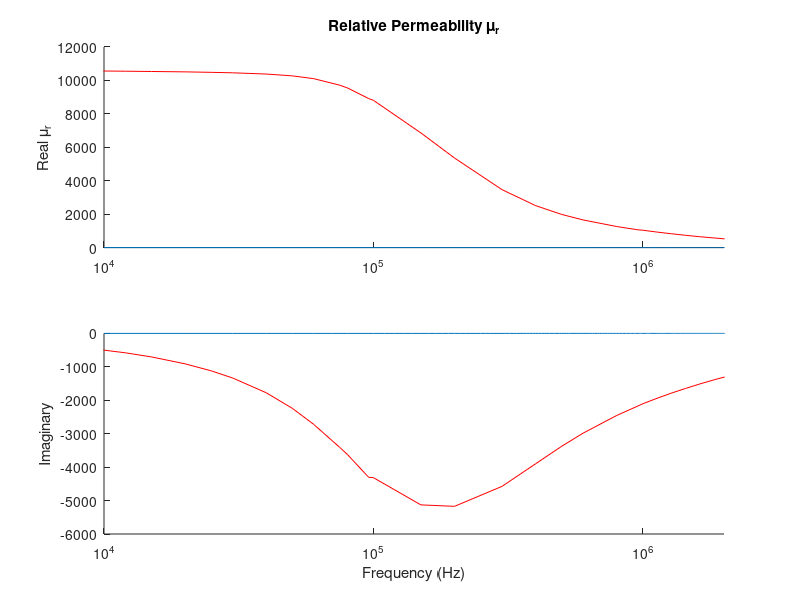
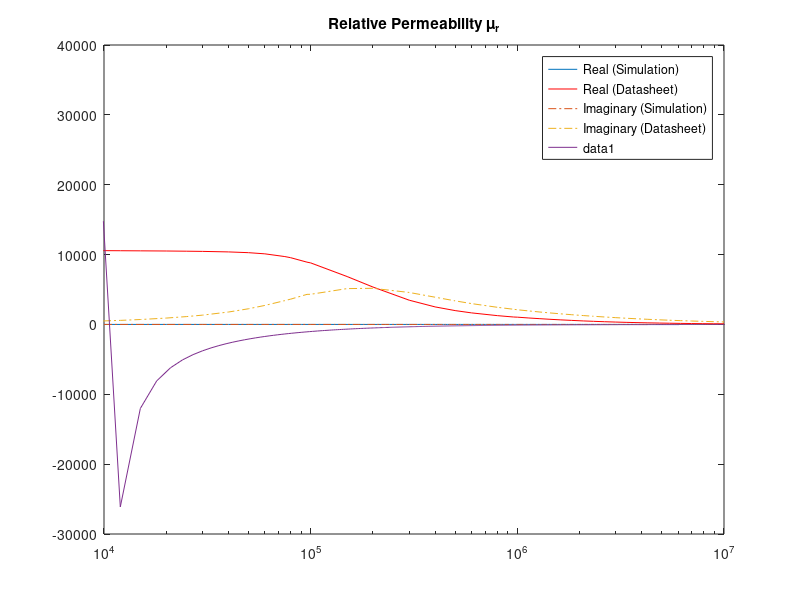
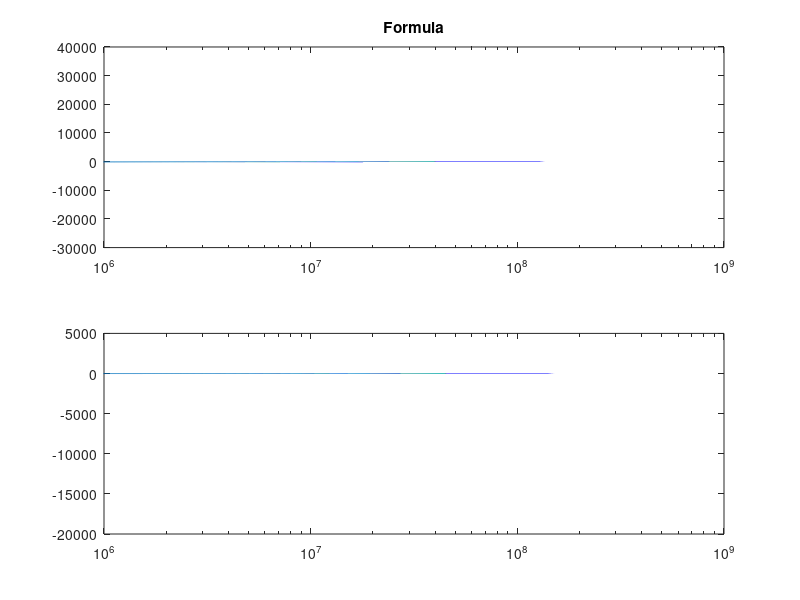

Write MATLAB code to recreate these figures, in order.
clc;clear all;

fi=fopen('Permeability.txt');
l=fgetl(fi);
in=1;
while ischar(l)
%for kj=1:81
    %%disp(l);
    text{in}=l;
    data{in}=sscanf(text{in},'%f (%f,%f)');
    f(in)=(data{in}(1));
    eps(in)=data{in}(2)+1i*data{in}(3);
    
    l=fgetl(fi);
    in=in+1;
end

epsr=0.9999;
a0=1e-2;%0.1mm
c0=2.99792458e8;%Speed of Light (m/s)
f0=c0/a0;%3000GHz
t0=1/f0;%0.33e-12 (s)
mu0=4*pi*(1e-7);% (H/m)
eps0=8.854187817e-12;% (F/m)
I0=1;
E0=I0/(a0*eps0*c0);
D0=I0/(a0*c0);
B0=I0/(a0*eps0*c0*c0);
H0=I0/(a0);
sigmaD0=(epsr*eps0*c0)/a0;
J0=I0/(a0*a0);
u0=(I0*I0)/(eps0*c0*c0*a0*a0);
S0=(I0*I0)/(eps0*c0*a0*a0);
Sc0=1/(c0);
sig0=-20;


figure;
fdata=[1000,2000,3000,4000,8000,10000,12000,15000,20000,25000,30000,40000,50000,60000,75000,80000,96000,100000,150000,200000,300000,400000,500000,600000,800000,960000,1000000,1137137,1274275,1438450,1623777,1832981,2084351,2335721,2636651,2976351,3359818,3792690,4281332,4868464,5455595,6158482,6951928,7847600,8923800,10000000];
muredata=[10645.6132900000,10615.7137400000,10600.4558900000,10588.2058700000,10566.9610700000,10562.5965000000,10550.3503700000,10534.2909700000,10511.8581200000,10483.3333400000,10455.5688100000,10381.6845200000,10272.9184600000,10106.1882500000,9714.59266900000,9554.00022600000,8914.62151900000,8809.17242500000,6859.02588800000,5356.50053100000,3466.60912500000,2509.42420600000,1981.99317800000,1653.79743600000,1259.89804500000,1061.94435800000,1039.71574800000,921.731119300000,830.272918200000,736.042665000000,651.396975700000,577.613199300000,501.648967800000,445.436779500000,389.427157200000,340.949677100000,297.778927600000,260.157345700000,226.241196700000,196.013417100000,172.718377000000,149.043074900000,129.745046100000,112.942358600000,97.9382173800000,86.5638240400000];
muimdata=[253.852268500000,226.074739600000,240.928212700000,269.680112600000,420.349094000000,501.445173000000,580.251521400000,703.380303600000,910.425579500000,1120.16008100000,1332.71255700000,1775.31979800000,2241.36105700000,2719.66949700000,3410.37939800000,3618.92417300000,4304.31495800000,4315.37839400000,5129.34009300000,5172.35110400000,4575.54022900000,3898.79388100000,3374.31137400000,2983.65236200000,2453.70814500000,2168.65609600000,2103.25394200000,1931.01903200000,1787.88868700000,1647.75656600000,1514.22011300000,1390.88856500000,1270.26340100000,1169.77709400000,1067.60990700000,974.786626800000,888.046742400000,806.937314600000,733.896914500000,660.333778100000,601.248498000000,543.010068900000,490.624234300000,442.324718400000,394.992484200000,356.844963000000];

subplot(2,1,1);hold on;
semilogx(f/(a0/(1e-2)),real(eps));
semilogx(fdata,muredata,'r');xlim([1e4 .2e7]);
title('Relative Permeability \mu_r')
ylabel('Real \mu_r')

subplot(2,1,2);hold on;
semilogx(f/(a0/(1e-2)),imag(eps));
semilogx(fdata,-muimdata,'r');xlim([1e4 .2e7]);

xlabel('Frequency (Hz)')
ylabel('Imaginary')

figure;
semilogx(f/(a0/(1e-2)),real(eps));
hold on;
semilogx(fdata,muredata,'r');
xlim([1e4 1e7]);
title('Relative Permeability \mu_r')
semilogx(f/(a0/(1e-2)),-imag(eps),'-.');
semilogx(fdata,muimdata,'-.');
legend('Real (Simulation)','Real (Datasheet)','Imaginary (Simulation)','Imaginary (Datasheet)');
% muinf=1;gamma=.01/(8*4*pi*pi*pi*pi*pi);fn=0.01/(4*pi*pi);
% f=0:1e-7:(1/3);
% fi=f*(4*pi*pi);
% sigma=-100*(4*pi*pi);
% kwi=(fn.*fn-fi.*fi-1i.*gamma.*fi);
% b0=1.0;
% kwi2=(fi.*fi.*b0.*b0)./kwi;
% mur=muinf+(sigma.*fn.*fn)./(kwi-kwi2);
b0=1e-2;
hold on;
fn=(5.8)*(1e-5);
sigma=1e4;
muinf=1;gamma=-(.33e-2)/(2*pi);
f=0:1e-7:(1/30);
fi=f;
kwi=(fn.*fn-fi.*fi-1i.*gamma.*fi);
kwi2=(fi.*fi.*b0.*b0)./kwi;
mur=(sigma.*fn.*fn.*b0.*fi)./(kwi.*kwi-fi.*fi.*b0.*b0);
hold on;
semilogx(f*f0,real(mur));

figure;
subplot(2,1,1);semilogx(f*f0,real(mur));title('Formula');xlim([10e5 1e9]);
subplot(2,1,2);semilogx(f*f0,imag(mur));xlim([10e5 1e9]);

f=1e3:1e3:1e9;
nomf=((f)./(0.2e6));
cf=(1+nomf.*nomf);
mur2=mu0+((10000*mu0)./cf)-(1i.*nomf.*(10000*mu0))./cf;


% figure;
% subplot(2,1,1);hold on;
% f=0:1e-7:(1/30);
% loglog(f*f0,real(mur));title('Formula');xlim([1e3 100e5]);
% f=1e3:1e3:1e9;
% loglog(f,real(mur2)/mu0,'r');title('Literature');xlim([1e3 100e5]);
% subplot(2,1,2);hold on;
% f=0:1e-7:(1/30);
% loglog(f*f0,imag(mur));xlim([1e3 100e5]);
% f=1e3:1e3:1e9;
% loglog(f,imag(mur2)/mu0,'r');xlim([1e3 100e5]);
